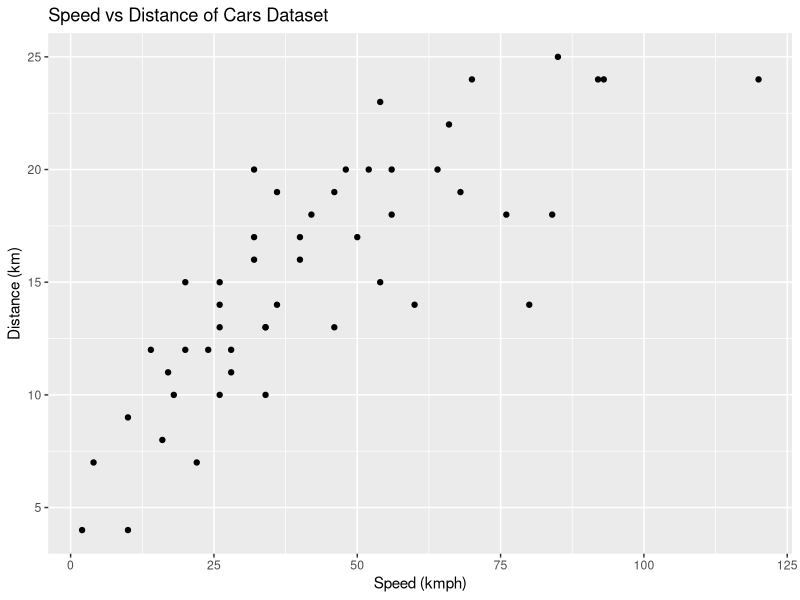
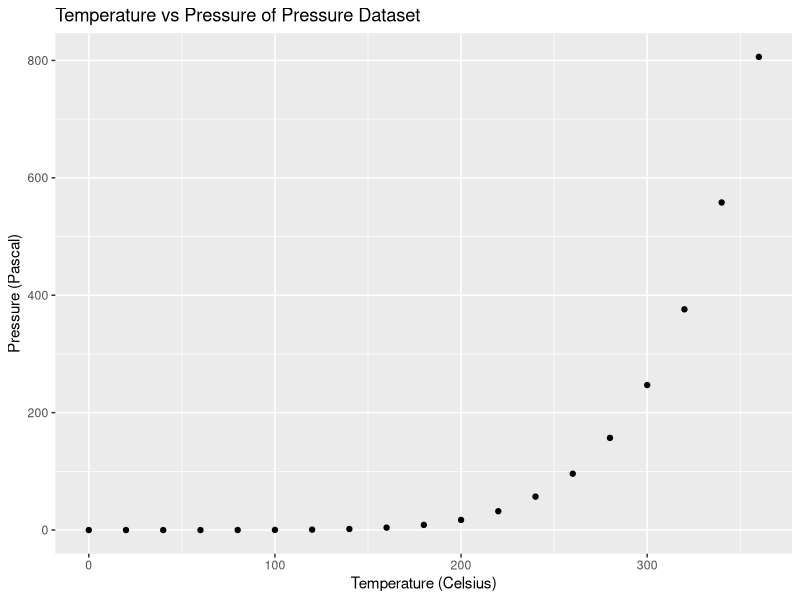
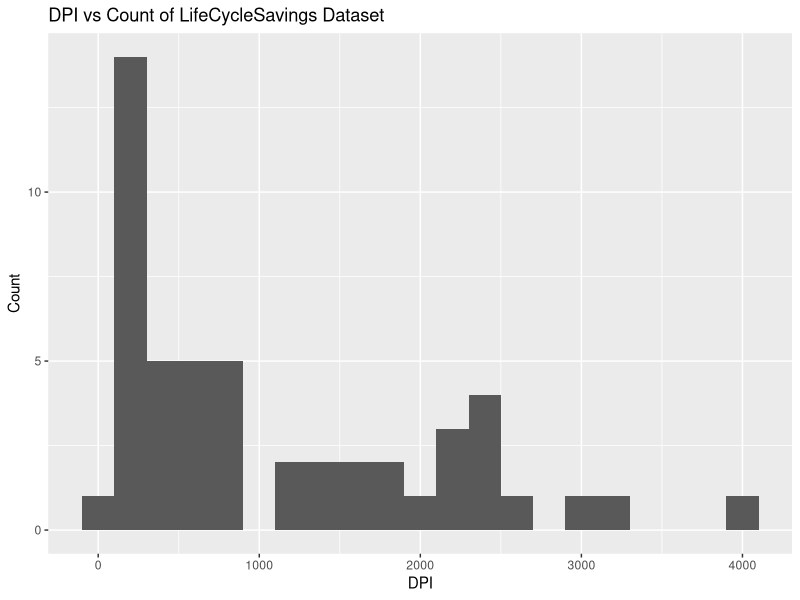
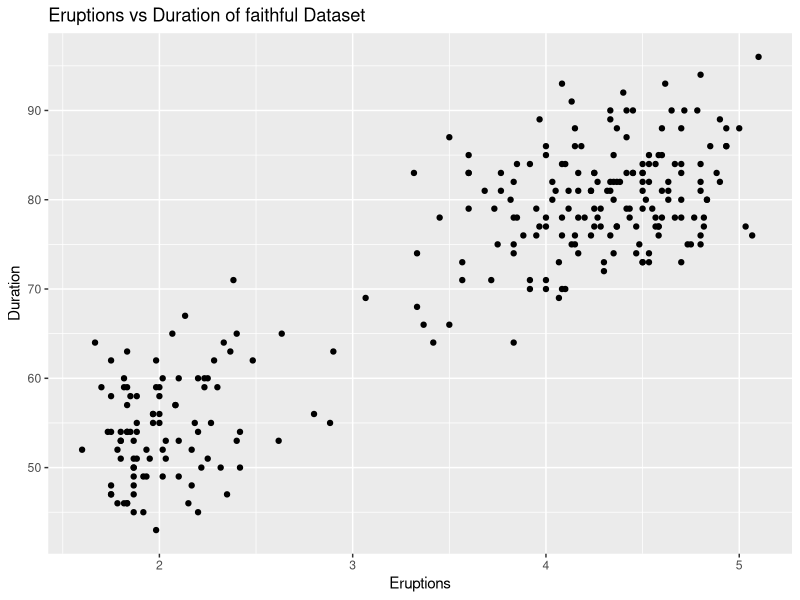
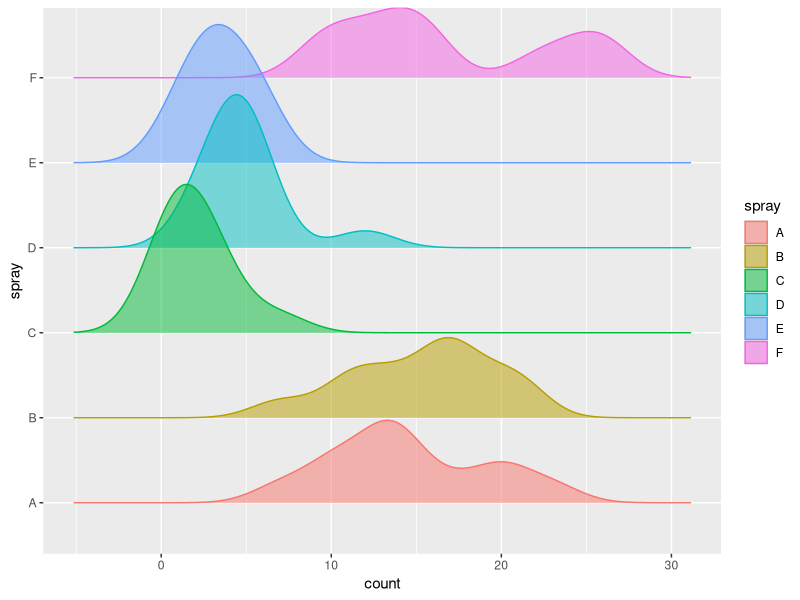
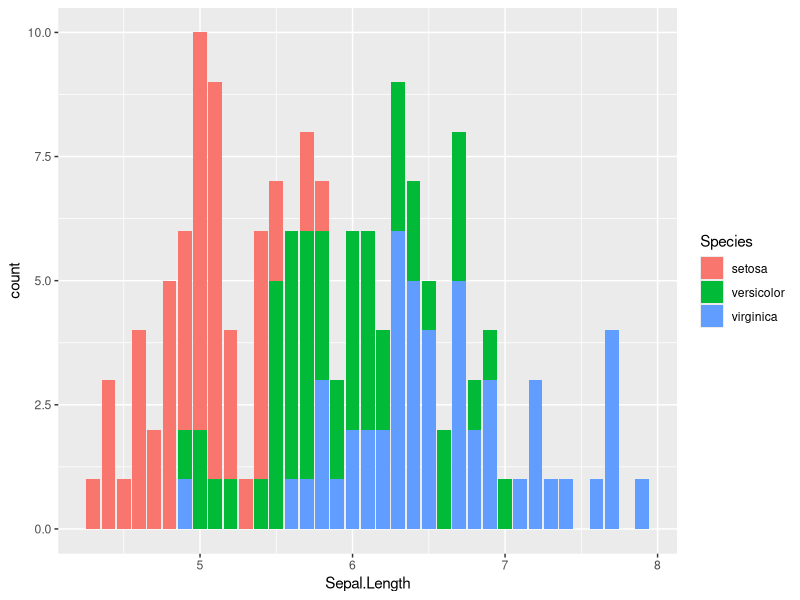

Write R code to recreate these figures, in order.
## ---- chunk 1
library(datasets)
library(ggplot2)
ggplot(cars,aes(x=dist,y=speed)) + geom_point() + labs(title="Speed vs Distance of Cars Dataset",x="Speed (kmph)",y="Distance (km)")
## ---- chunk 2
library(datasets)
library(ggplot2)
ggplot(pressure,aes(x=temperature ,y=pressure)) + geom_point() + labs(title="Temperature vs Pressure of Pressure Dataset",x="Temperature (Celsius)",y="Pressure (Pascal)")
## ---- chunk 3
library(datasets)
library(ggplot2)
ggplot(LifeCycleSavings, aes(x = dpi)) + geom_histogram(binwidth = 200) + labs(title="DPI vs Count of LifeCycleSavings Dataset",x="DPI",y="Count")
## ---- chunk 4
library(datasets)
library(ggplot2)
ggplot(faithful, aes(x = eruptions, y = waiting)) + geom_point() + labs(title="Eruptions vs Duration of faithful Dataset",x="Eruptions",y="Duration")
## ---- chunk 5
library(datasets)
library(ggplot2)
library(ggridges)
ggplot(InsectSprays, aes(x = count, y = spray, fill = spray, color = spray))+ geom_density_ridges(alpha = 0.5)
## ---- chunk 6
library(datasets)
library(ggplot2)
ggplot(iris, aes(x = Sepal.Length, fill = Species)) +  geom_bar()
